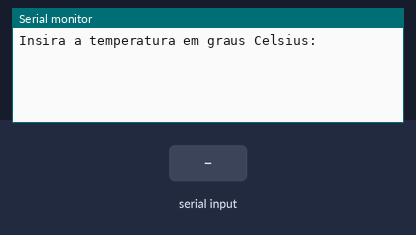
Simulated run of this sketch. Board: Arduino Uno, built with avr-gcc and run on an emulated ATmega328P. On the bench: the last lines printed to the serial monitor. The inputs (shaded band) are chosen by the test bench.

Above: at 1.2 s.
1.3 s: "90,45\n" received over Serial
At 3.4 s:
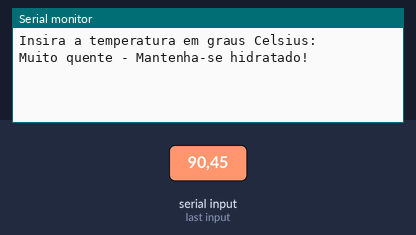
3.8 s: "30,150\n" received over Serial
At 5.4 s:
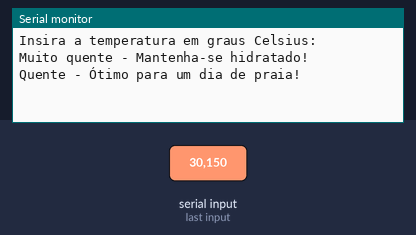
6.3 s: "5\n" received over Serial
At 8.3 s:
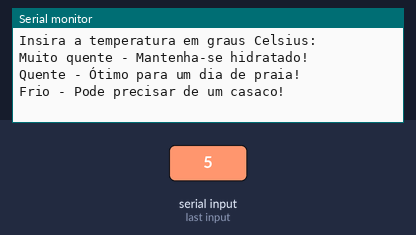

Measured:
- after the input at 1.3 s, the serial monitor: prints a new line after 1.0 s (image 1)
- after the input at 3.8 s, the serial monitor: prints a new line after 1.0 s (image 2)
- after the input at 6.3 s, the serial monitor: prints a new line after 1.0 s (image 3)

The sketch:

ex4_prova1T.ino
```cpp
void setup(){
  Serial.begin(9600);

  while(!Serial){
  }

  Serial.println("Insira a temperatura em graus Celsius: ");
}
void loop(){
  if(Serial.available() >0){
    String input = Serial.readString();
    float t = input.toFloat();

    if(t<=0){
      Serial.println("Geleira - Temperatura muito fria!");
    }else if(t>= 1 && t<=15){
      Serial.println("Frio - Pode precisar de um casaco!");
    }else if(t>=16 && t<=25){
      Serial.println("Agradável - Tempo bom para sair!");
    }else if( t>=26 && t<=35){
      Serial.println("Quente - Ótimo para um dia de praia!");
    }else{
      Serial.println("Muito quente - Mantenha-se hidratado!");
    }
  }
}
```
